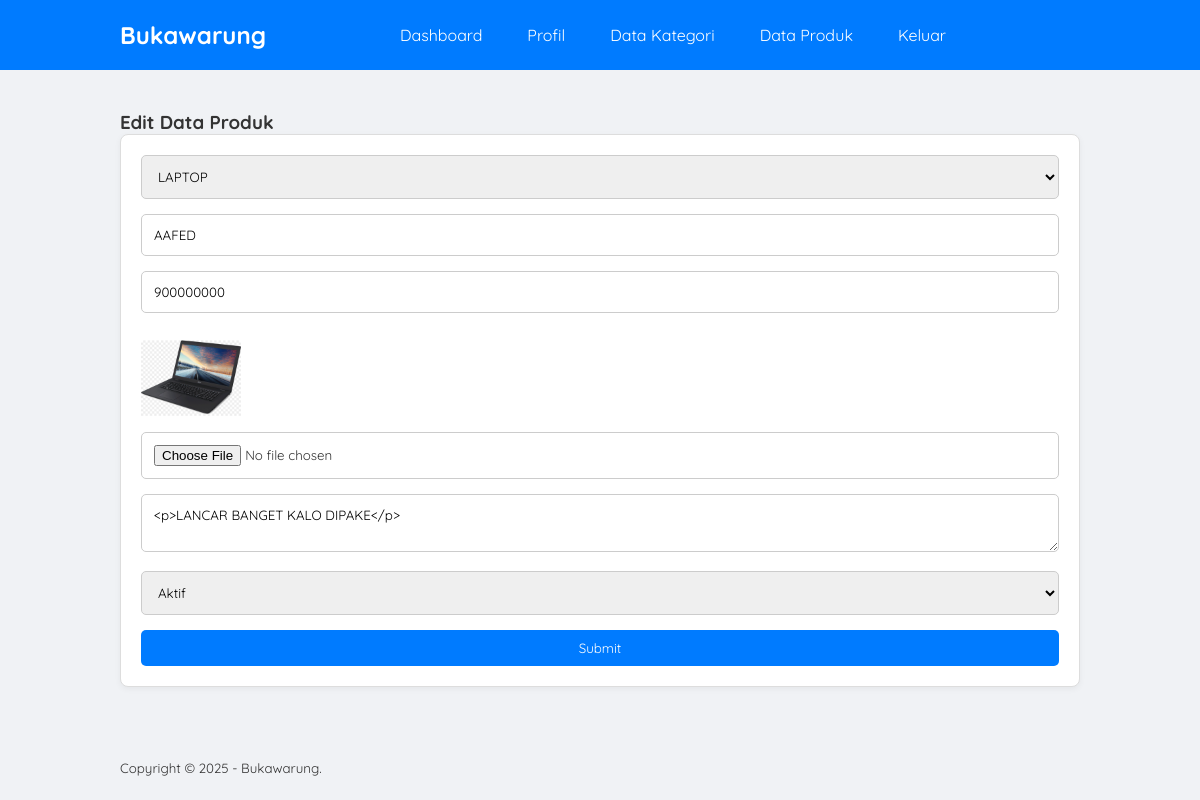
/edit-produk.php?id=4 (signed in), run on the app's committed database.
### tables this page shows
CREATE TABLE `tb_product` (
  `product_id` int(11) NOT NULL,
  `category_id` int(11) NOT NULL,
  `product_name` varchar(100) NOT NULL,
  `product_price` int(11) NOT NULL,
  `product_description` text NOT NULL,
  `product_image` varchar(100) NOT NULL,
  `product_status` tinyint(1) NOT NULL,
  `date_created` timestamp NOT NULL DEFAULT current_timestamp() ON UPDATE current_timestamp()
);

CREATE TABLE `tb_category` (
  `category_id` int(11) NOT NULL,
  `category_name` varchar(25) NOT NULL
);

### edit-produk.php (the view, shortened to what this page needs)
<?php
	include 'db.php';
	$produk = mysqli_query($conn, "SELECT * FROM tb_product WHERE product_id = '".$_GET['id']."' ");
	$p = mysqli_fetch_object($produk);
?>
<!DOCTYPE html>
<html>
<head>
	<link rel="stylesheet" type="text/css" href="style.css">
</head>
<body>
	<header>
		<div class="container">
			<h1><a href="dashboard.php">Bukawarung</a></h1>
			<ul>
				<li><a href="dashboard.php">Dashboard</a></li>
				<li><a href="profil.php">Profil</a></li>
				<li><a href="data-kategori.php">Data Kategori</a></li>
				<li><a href="data-produk.php">Data Produk</a></li>
				<li><a href="keluar.php">Keluar</a></li>
			</ul>
		</div>
	</header>
	<div class="section">
		<div class="container">
			<h3>Edit Data Produk</h3>
			<div class="box">
				<form action="" method="POST" enctype="multipart/form-data">
					<select class="input-control" name="kategori" required>
						<?php
							$kategori = mysqli_query($conn, "SELECT * FROM tb_category ORDER BY category_id DESC");
							while($r = mysqli_fetch_array($kategori)){
						?>
						<option value="<?php echo $r['category_id'] ?>" <?php echo ($r['category_id'] == $p->category_id)? 'selected':''; ?>><?php echo $r['category_name'] ?></option>
						<?php } ?>
					</select>
					<input type="text" name="nama" class="input-control" placeholder="Nama Produk" value="<?php echo $p->product_name ?>" required>
					<input type="text" name="harga" class="input-control" placeholder="Harga" value="<?php echo $p->product_price ?>" required>
					<img src="produk/<?php echo $p->product_image ?>" width="100px">
					<input type="file" name="gambar" class="input-control">
					<textarea class="input-control" name="deskripsi" placeholder="Deskripsi"><?php echo $p->product_description ?></textarea><br>
					<select class="input-control" name="status">
						<option value="1" <?php echo ($p->product_status == 1)? 'selected':''; ?>>Aktif</option>
					</select>
					<input type="submit" name="submit" value="Submit" class="btn">
				</form>
			</div>
		</div>
	</div>
	<footer>
		<div class="container">
			<small>Copyright &copy; 2025 - Bukawarung.</small>
		</div>
	</footer>
</body>
</html>

### style.css (style rules this page uses)
* { margin: 0; padding: 0; box-sizing: border-box; font-family: 'Quicksand', sans-serif; }
body { background-color: #f0f2f5; color: #333; }
a { color: inherit; text-decoration: none; transition: color 0.3s ease; }
.input-control { width: 100%; padding: 12px; margin-bottom: 15px; border: 1px solid #ccc; border-radius: 5px; transition: border 0.3s; }
.btn { width: 100%; padding: 10px; background-color: #007BFF; color: #fff; border: none; border-radius: 5px; cursor: pointer; transition: background-color 0.3s ease; }
header { background-color: #007BFF; color: #fff; padding: 15px 0; }
header .container { display: flex; justify-content: space-between; align-items: center; }
header h1 { font-size: 24px; }
header ul { list-style: none; display: flex; gap: 15px; }
header ul li a { display: block; padding: 10px 15px; border-radius: 5px; transition: background-color 0.3s ease; }
.container { width: 80%; max-width: 1200px; margin: 0 auto; }
.section { padding: 40px 0; }
.box { background-color: #fff; border: 1px solid #ddd; padding: 20px; border-radius: 8px; margin-bottom: 30px; box-shadow: 0 2px 6px rgba(0,0,0,0.05); }
.container::after, .box::after { content: ''; display: block; clear: both; }

### data on the page
tb_product: kategori "LAPTOP", nama "AAFED", harga "900000000", product_image (picture), deskripsi "<p>LANCAR BANGET KALO DIPAKE</p>", status "Aktif"
